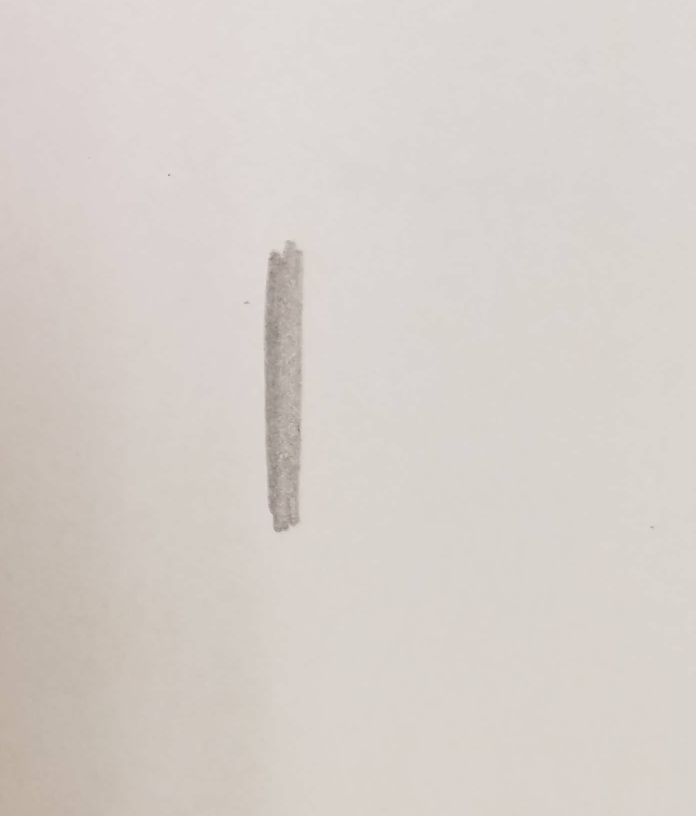
#> input picture line1.jpg, 1392 x 1632 px (shown at 1/2 size)
$ python threshOtsu.py
#> lines starting #> are read from the running program, lines starting #| are printed output that depends on the picture; after the words box and inside, x2 and y2 are one past the last pixel; in counts of white or black regions, pixels touching at a corner belong together
import cv2
import imutils
import numpy as np

im1 = cv2.imread("line1.jpg", 0) #Import image as grayscale
#> im1: shape (1632, 1392); min 114, max 225, mean 209
im1 = imutils.resize(im1, width = 400)
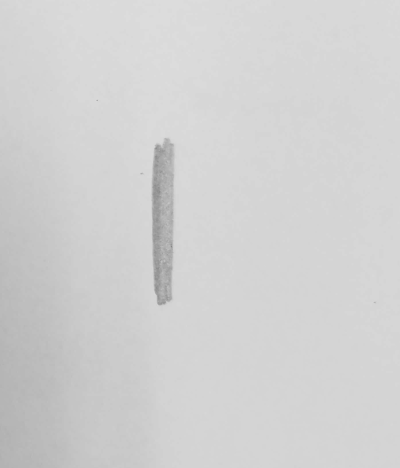
#> im1: shape (468, 400); min 135, max 220, mean 209


while True:

	ret0, thNormal = cv2.threshold(im1, 200, 255, cv2.THRESH_BINARY)
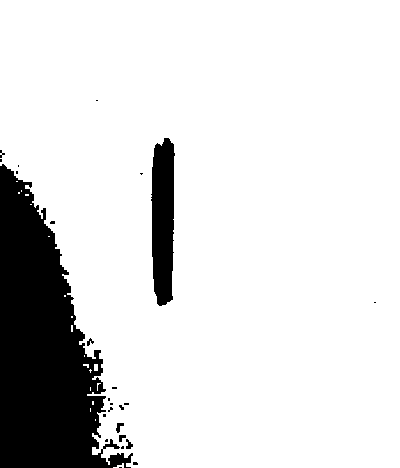
#> thNormal: shape (468, 400); 86.2% white; 25 black regions (19 under 20 px), largest, box (x1, y1, x2, y2) and area: (0, 164, 133, 468) 22303, (151, 138, 175, 306) 3322, (116, 423, 124, 433) 44, (126, 439, 133, 449) 41, (119, 435, 126, 442) 33, (87, 338, 94, 346) 28
	ret, thO = cv2.threshold(im1, 200, 255, cv2.THRESH_BINARY+cv2.THRESH_OTSU)
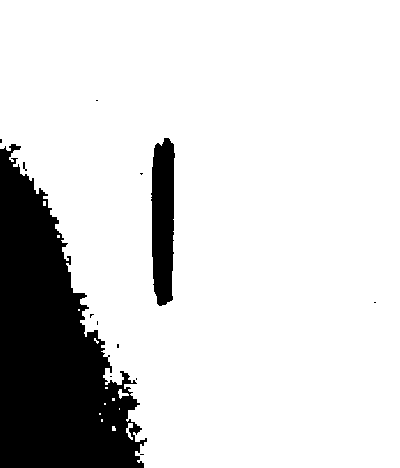
#> thO: shape (468, 400); 83.7% white; 13 black regions (11 under 20 px), largest, box (x1, y1, x2, y2) and area: (0, 144, 147, 468) 27156, (151, 138, 175, 306) 3331
#> ret = 201

	blur = cv2.GaussianBlur(im1, (5,5), 0)
	ret2, thO2 = cv2.threshold(blur, 200, 255, cv2.THRESH_BINARY+cv2.THRESH_OTSU)
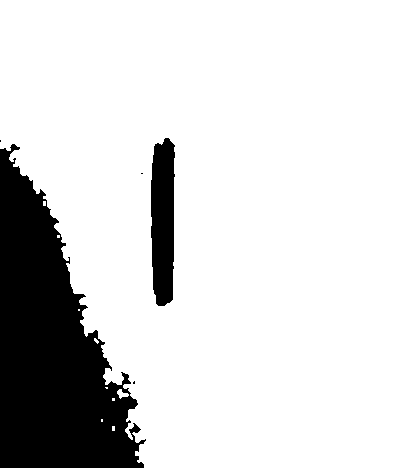
#> thO2: shape (468, 400); 83.8% white; 5 black regions (3 under 20 px), largest, box (x1, y1, x2, y2) and area: (0, 144, 146, 468) 26794, (151, 138, 175, 306) 3486
#> ret2 = 201

	cv2.imshow("result", np.hstack([im1, thNormal, thO, thO2]))
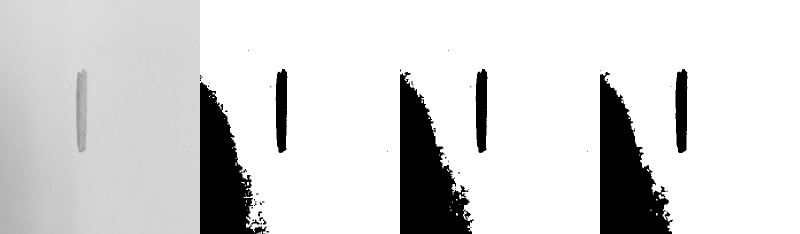
#> window 'result': shape (468, 1600) (shown at 1/2 size); min 0, max 255, mean 213.9

	if cv2.waitKey(1) & 0xFF == ord("q"):
#> (key q is pressed here)
		break;
cv2.destroyAllWindows()

$ run again, with line2.jpg copied over line1.jpg
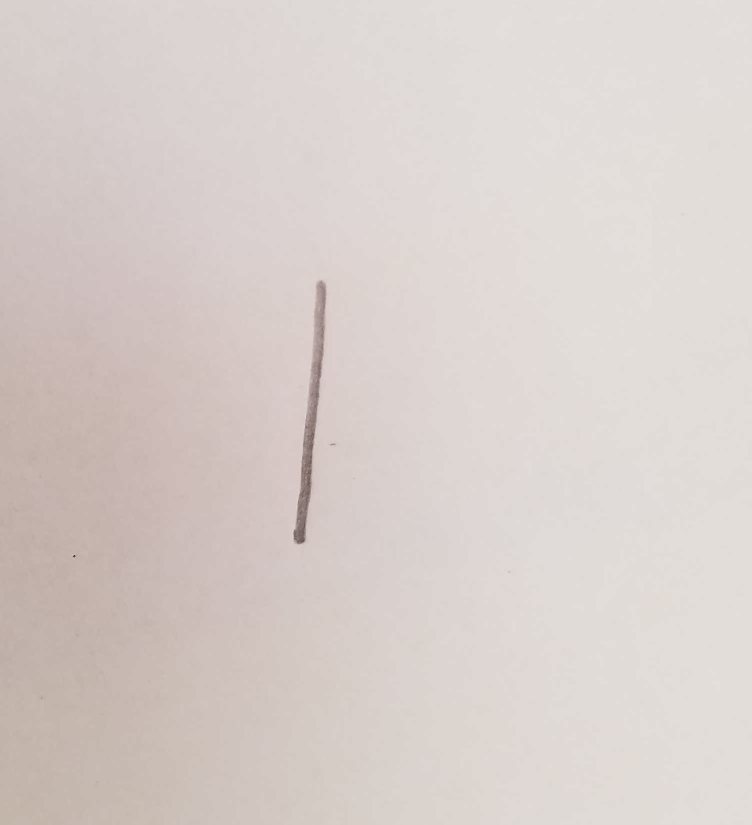
#> input picture line2.jpg, 1504 x 1650 px (shown at 1/2 size)
#> `ret0, thNormal = cv2.threshold(im1, 200, 255, cv2.THRESH_BINARY)`:
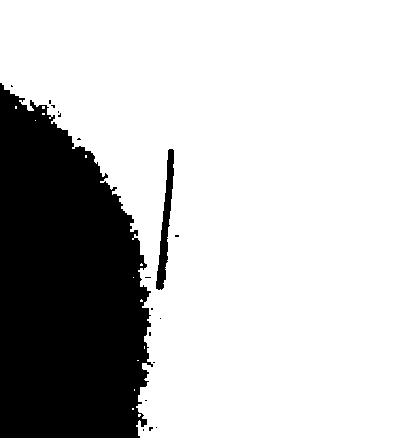
#> thNormal: shape (438, 400); 75.5% white; 18 black regions (16 under 20 px), largest, box (x1, y1, x2, y2) and area: (0, 83, 153, 438) 41816, (156, 149, 174, 290) 998
#> thO: shape (438, 400); 69.9% white; 24 black regions (22 under 20 px), largest, box (x1, y1, x2, y2) and area: (0, 58, 181, 438) 52682, (56, 83, 64, 91) 26
#> ret = 204
#> thO2: shape (438, 400); 70% white; 5 black regions (3 under 20 px), largest, box (x1, y1, x2, y2) and area: (0, 58, 178, 438) 52439, (174, 233, 181, 239) 31
#> `cv2.imshow("result", np.hstack([im1, thNormal, thO, thO2]))`:
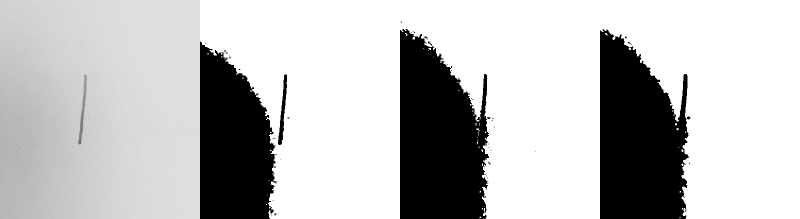
#> window 'result': shape (438, 1600) (shown at 1/2 size); min 0, max 255, mean 189.7

$ run again, with nums.jpg copied over line1.jpg
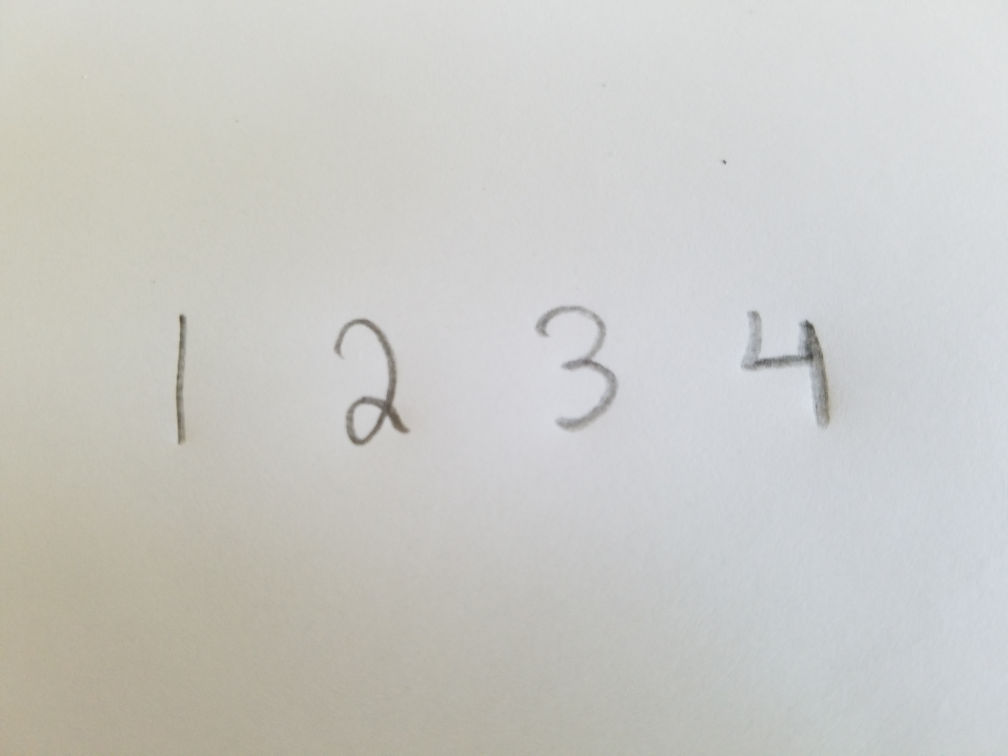
#> input picture nums.jpg, 4032 x 3024 px (shown at 1/4 size)
#> `ret0, thNormal = cv2.threshold(im1, 200, 255, cv2.THRESH_BINARY)`:
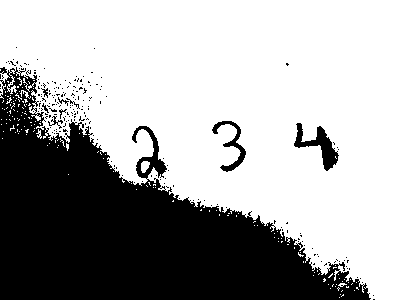
#> thNormal: shape (300, 400); 64.8% white; 208 black regions (199 under 20 px), largest, box (x1, y1, x2, y2) and area: (0, 67, 371, 300) 40407, (294, 123, 339, 171) 738, (212, 121, 246, 172) 454
#> thO: shape (300, 400); 74.8% white; 43 black regions (39 under 20 px), largest, box (x1, y1, x2, y2) and area: (0, 124, 323, 300) 28785, (294, 123, 334, 170) 565, (132, 126, 163, 178) 472, (212, 121, 246, 171) 403
#> ret = 194
#> thO2: shape (300, 400); 74.5% white; 8 black regions (4 under 20 px), largest, box (x1, y1, x2, y2) and area: (0, 123, 322, 300) 28951, (132, 125, 164, 178) 617, (294, 123, 333, 170) 613, (212, 121, 246, 171) 452
#> `cv2.imshow("result", np.hstack([im1, thNormal, thO, thO2]))`:
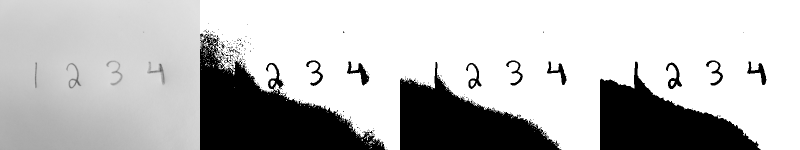
#> window 'result': shape (300, 1600) (shown at 1/2 size); min 0, max 255, mean 186.8

$ run again, with symb.jpg copied over line1.jpg
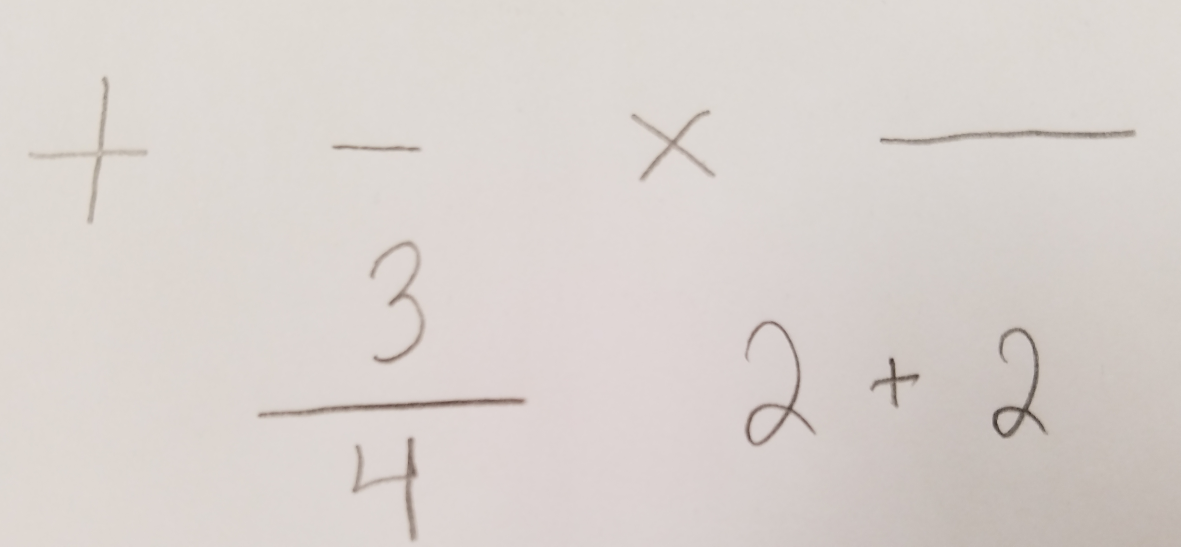
#> input picture symb.jpg, 3542 x 1639 px (shown at 1/3 size)
#> `ret0, thNormal = cv2.threshold(im1, 200, 255, cv2.THRESH_BINARY)`:
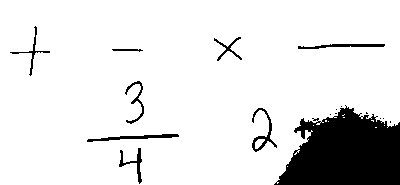
#> thNormal: shape (185, 400); 88.3% white; 17 black regions (8 under 20 px), largest, box (x1, y1, x2, y2) and area: (274, 105, 400, 185) 7101, (87, 134, 179, 142) 281, (252, 108, 277, 152) 259
#> thO: shape (185, 400); 86.5% white; 26 black regions (17 under 20 px), largest, box (x1, y1, x2, y2) and area: (269, 100, 400, 185) 8359, (87, 134, 179, 142) 295, (252, 108, 277, 152) 277
#> ret = 202
#> thO2: shape (185, 400); 83.4% white; 9 black regions, largest, box (x1, y1, x2, y2) and area: (262, 94, 400, 185) 9848, (251, 107, 279, 153) 482, (87, 133, 179, 142) 433
#> ret2 = 204
#> `cv2.imshow("result", np.hstack([im1, thNormal, thO, thO2]))`:
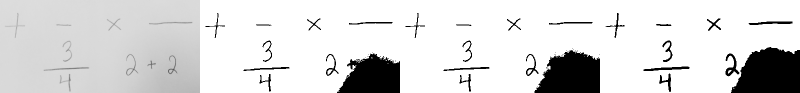
#> window 'result': shape (185, 1600) (shown at 1/2 size); min 0, max 255, mean 217.6
